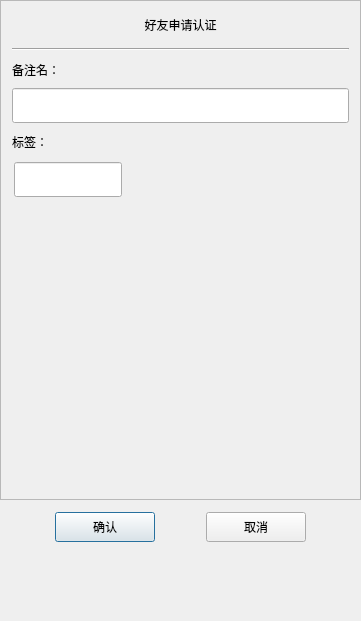
<?xml version="1.0" encoding="UTF-8"?>
<ui version="4.0">
 <class>AuthenFriendClass</class>
 <widget class="QDialog" name="AuthenFriendClass">
  <property name="geometry">
   <rect>
    <x>0</x>
    <y>0</y>
    <width>361</width>
    <height>621</height>
   </rect>
  </property>
  <property name="minimumSize">
   <size>
    <width>361</width>
    <height>621</height>
   </size>
  </property>
  <property name="maximumSize">
   <size>
    <width>361</width>
    <height>621</height>
   </size>
  </property>
  <property name="windowTitle">
   <string>AuthenFriend</string>
  </property>
  <layout class="QVBoxLayout" name="verticalLayout">
   <property name="leftMargin">
    <number>0</number>
   </property>
   <property name="topMargin">
    <number>0</number>
   </property>
   <property name="rightMargin">
    <number>0</number>
   </property>
   <property name="bottomMargin">
    <number>0</number>
   </property>
   <item>
    <widget class="QScrollArea" name="scrollArea">
     <property name="minimumSize">
      <size>
       <width>0</width>
       <height>500</height>
      </size>
     </property>
     <property name="widgetResizable">
      <bool>true</bool>
     </property>
     <widget class="QWidget" name="scrollContents">
      <property name="geometry">
       <rect>
        <x>0</x>
        <y>0</y>
        <width>359</width>
        <height>498</height>
       </rect>
      </property>
      <layout class="QVBoxLayout" name="verticalLayout_2">
       <property name="spacing">
        <number>0</number>
       </property>
       <property name="leftMargin">
        <number>0</number>
       </property>
       <property name="rightMargin">
        <number>0</number>
       </property>
       <property name="bottomMargin">
        <number>9</number>
       </property>
       <item>
        <widget class="QLabel" name="apply_label">
         <property name="minimumSize">
          <size>
           <width>0</width>
           <height>25</height>
          </size>
         </property>
         <property name="maximumSize">
          <size>
           <width>16777215</width>
           <height>25</height>
          </size>
         </property>
         <property name="text">
          <string>好友申请认证</string>
         </property>
         <property name="alignment">
          <set>Qt::AlignmentFlag::AlignCenter</set>
         </property>
        </widget>
       </item>
       <item>
        <widget class="QWidget" name="apply_wid" native="true">
         <layout class="QVBoxLayout" name="verticalLayout_3">
          <item>
           <widget class="Line" name="line">
            <property name="orientation">
             <enum>Qt::Orientation::Horizontal</enum>
            </property>
           </widget>
          </item>
          <item>
           <widget class="QLabel" name="label_2">
            <property name="minimumSize">
             <size>
              <width>0</width>
              <height>25</height>
             </size>
            </property>
            <property name="maximumSize">
             <size>
              <width>16777215</width>
              <height>25</height>
             </size>
            </property>
            <property name="text">
             <string>备注名：</string>
            </property>
           </widget>
          </item>
          <item>
           <widget class="CustomizeEdit" name="remark_lineEdit">
            <property name="minimumSize">
             <size>
              <width>0</width>
              <height>35</height>
             </size>
            </property>
            <property name="maximumSize">
             <size>
              <width>16777215</width>
              <height>35</height>
             </size>
            </property>
           </widget>
          </item>
          <item>
           <widget class="QLabel" name="label_3">
            <property name="minimumSize">
             <size>
              <width>0</width>
              <height>25</height>
             </size>
            </property>
            <property name="maximumSize">
             <size>
              <width>16777215</width>
              <height>25</height>
             </size>
            </property>
            <property name="text">
             <string>标签：</string>
            </property>
           </widget>
          </item>
          <item>
           <widget class="QWidget" name="label_group_wid" native="true">
            <property name="minimumSize">
             <size>
              <width>0</width>
              <height>50</height>
             </size>
            </property>
            <layout class="QVBoxLayout" name="verticalLayout_4">
             <property name="spacing">
              <number>0</number>
             </property>
             <property name="leftMargin">
              <number>0</number>
             </property>
             <property name="topMargin">
              <number>0</number>
             </property>
             <property name="rightMargin">
              <number>0</number>
             </property>
             <property name="bottomMargin">
              <number>0</number>
             </property>
             <item>
              <widget class="QWidget" name="grid_wid" native="true">
               <property name="minimumSize">
                <size>
                 <width>0</width>
                 <height>40</height>
                </size>
               </property>
               <property name="maximumSize">
                <size>
                 <width>16777215</width>
                 <height>40</height>
                </size>
               </property>
               <widget class="CustomizeEdit" name="label_lineEdit">
                <property name="geometry">
                 <rect>
                  <x>2</x>
                  <y>2</y>
                  <width>108</width>
                  <height>35</height>
                 </rect>
                </property>
                <property name="maximumSize">
                 <size>
                  <width>16777215</width>
                  <height>35</height>
                 </size>
                </property>
               </widget>
              </widget>
             </item>
             <item>
              <widget class="QWidget" name="input_tip_wid" native="true">
               <property name="minimumSize">
                <size>
                 <width>0</width>
                 <height>35</height>
                </size>
               </property>
               <property name="maximumSize">
                <size>
                 <width>16777215</width>
                 <height>35</height>
                </size>
               </property>
               <layout class="QVBoxLayout" name="verticalLayout_5">
                <property name="spacing">
                 <number>0</number>
                </property>
                <property name="leftMargin">
                 <number>0</number>
                </property>
                <property name="topMargin">
                 <number>0</number>
                </property>
                <property name="rightMargin">
                 <number>0</number>
                </property>
                <property name="bottomMargin">
                 <number>0</number>
                </property>
                <item>
                 <widget class="ClickedOnceLabel" name="tip_label">
                  <property name="text">
                   <string/>
                  </property>
                 </widget>
                </item>
               </layout>
              </widget>
             </item>
            </layout>
           </widget>
          </item>
          <item>
           <widget class="QWidget" name="widget" native="true">
            <property name="minimumSize">
             <size>
              <width>0</width>
              <height>60</height>
             </size>
            </property>
            <layout class="QHBoxLayout" name="horizontalLayout_2">
             <property name="spacing">
              <number>7</number>
             </property>
             <property name="leftMargin">
              <number>0</number>
             </property>
             <property name="topMargin">
              <number>0</number>
             </property>
             <property name="rightMargin">
              <number>0</number>
             </property>
             <property name="bottomMargin">
              <number>0</number>
             </property>
             <item>
              <widget class="QWidget" name="label_list_wid" native="true">
               <property name="minimumSize">
                <size>
                 <width>287</width>
                 <height>50</height>
                </size>
               </property>
               <property name="maximumSize">
                <size>
                 <width>287</width>
                 <height>16777215</height>
                </size>
               </property>
              </widget>
             </item>
             <item>
              <widget class="QWidget" name="more_label_wid" native="true">
               <property name="minimumSize">
                <size>
                 <width>30</width>
                 <height>0</height>
                </size>
               </property>
               <property name="maximumSize">
                <size>
                 <width>30</width>
                 <height>16777215</height>
                </size>
               </property>
               <layout class="QVBoxLayout" name="verticalLayout_6">
                <property name="spacing">
                 <number>0</number>
                </property>
                <property name="leftMargin">
                 <number>0</number>
                </property>
                <property name="topMargin">
                 <number>0</number>
                </property>
                <property name="rightMargin">
                 <number>0</number>
                </property>
                <property name="bottomMargin">
                 <number>0</number>
                </property>
                <item>
                 <spacer name="verticalSpacer_4">
                  <property name="orientation">
                   <enum>Qt::Orientation::Vertical</enum>
                  </property>
                  <property name="sizeHint" stdset="0">
                   <size>
                    <width>20</width>
                    <height>40</height>
                   </size>
                  </property>
                 </spacer>
                </item>
                <item>
                 <widget class="ClickedOnceLabel" name="more_label">
                  <property name="minimumSize">
                   <size>
                    <width>25</width>
                    <height>25</height>
                   </size>
                  </property>
                  <property name="maximumSize">
                   <size>
                    <width>25</width>
                    <height>25</height>
                   </size>
                  </property>
                  <property name="text">
                   <string/>
                  </property>
                  <property name="alignment">
                   <set>Qt::AlignmentFlag::AlignCenter</set>
                  </property>
                 </widget>
                </item>
                <item>
                 <spacer name="verticalSpacer_3">
                  <property name="orientation">
                   <enum>Qt::Orientation::Vertical</enum>
                  </property>
                  <property name="sizeHint" stdset="0">
                   <size>
                    <width>20</width>
                    <height>40</height>
                   </size>
                  </property>
                 </spacer>
                </item>
               </layout>
              </widget>
             </item>
            </layout>
           </widget>
          </item>
         </layout>
        </widget>
       </item>
      </layout>
     </widget>
    </widget>
   </item>
   <item>
    <spacer name="verticalSpacer_2">
     <property name="orientation">
      <enum>Qt::Orientation::Vertical</enum>
     </property>
     <property name="sizeType">
      <enum>QSizePolicy::Policy::Fixed</enum>
     </property>
     <property name="sizeHint" stdset="0">
      <size>
       <width>20</width>
       <height>10</height>
      </size>
     </property>
    </spacer>
   </item>
   <item>
    <widget class="QWidget" name="apply_sure_wid" native="true">
     <property name="minimumSize">
      <size>
       <width>0</width>
       <height>50</height>
      </size>
     </property>
     <layout class="QHBoxLayout" name="horizontalLayout">
      <item>
       <spacer name="horizontalSpacer">
        <property name="orientation">
         <enum>Qt::Orientation::Horizontal</enum>
        </property>
        <property name="sizeHint" stdset="0">
         <size>
          <width>40</width>
          <height>20</height>
         </size>
        </property>
       </spacer>
      </item>
      <item>
       <widget class="ClickedButton" name="sure_Button">
        <property name="minimumSize">
         <size>
          <width>100</width>
          <height>30</height>
         </size>
        </property>
        <property name="text">
         <string>确认</string>
        </property>
       </widget>
      </item>
      <item>
       <spacer name="horizontalSpacer_2">
        <property name="orientation">
         <enum>Qt::Orientation::Horizontal</enum>
        </property>
        <property name="sizeHint" stdset="0">
         <size>
          <width>40</width>
          <height>20</height>
         </size>
        </property>
       </spacer>
      </item>
      <item>
       <widget class="ClickedButton" name="cancel_Button">
        <property name="minimumSize">
         <size>
          <width>100</width>
          <height>30</height>
         </size>
        </property>
        <property name="text">
         <string>取消</string>
        </property>
       </widget>
      </item>
      <item>
       <spacer name="horizontalSpacer_3">
        <property name="orientation">
         <enum>Qt::Orientation::Horizontal</enum>
        </property>
        <property name="sizeHint" stdset="0">
         <size>
          <width>40</width>
          <height>20</height>
         </size>
        </property>
       </spacer>
      </item>
     </layout>
    </widget>
   </item>
   <item>
    <spacer name="verticalSpacer">
     <property name="orientation">
      <enum>Qt::Orientation::Vertical</enum>
     </property>
     <property name="sizeType">
      <enum>QSizePolicy::Policy::Fixed</enum>
     </property>
     <property name="sizeHint" stdset="0">
      <size>
       <width>20</width>
       <height>70</height>
      </size>
     </property>
    </spacer>
   </item>
  </layout>
 </widget>
 <layoutdefault spacing="6" margin="11"/>
 <customwidgets>
  <customwidget>
   <class>ClickedButton</class>
   <extends>QPushButton</extends>
   <header location="global">clickedbutton.h</header>
  </customwidget>
  <customwidget>
   <class>CustomizeEdit</class>
   <extends>QLineEdit</extends>
   <header location="global">customizeedit.h</header>
  </customwidget>
  <customwidget>
   <class>ClickedOnceLabel</class>
   <extends>QLabel</extends>
   <header location="global">clickedoncelabel.h</header>
  </customwidget>
 </customwidgets>
 <resources/>
 <connections/>
</ui>
